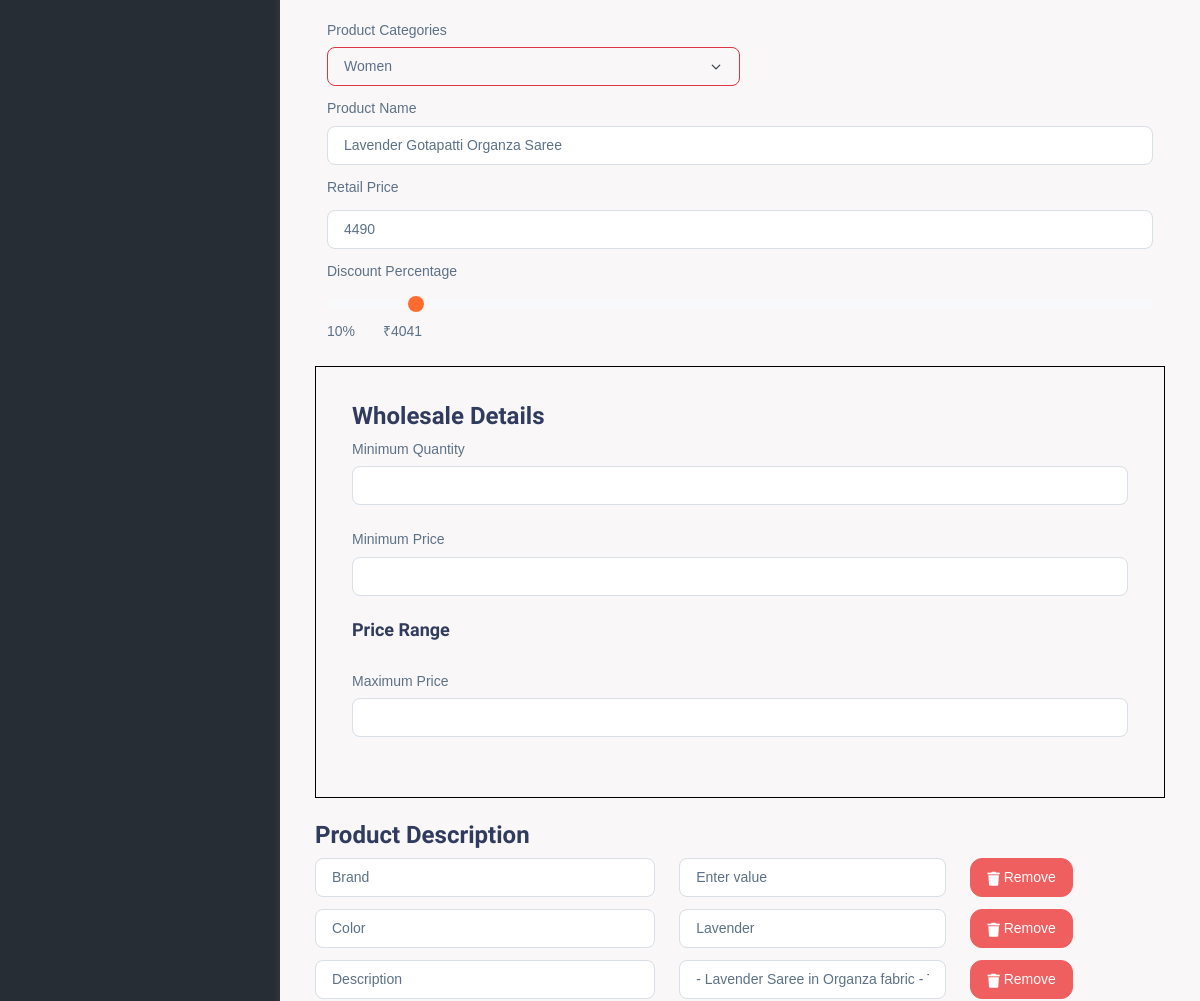
/fonts/admin/edit_product.php?id=29 (signed in, middle part), run on an earlier commit of the app's database.
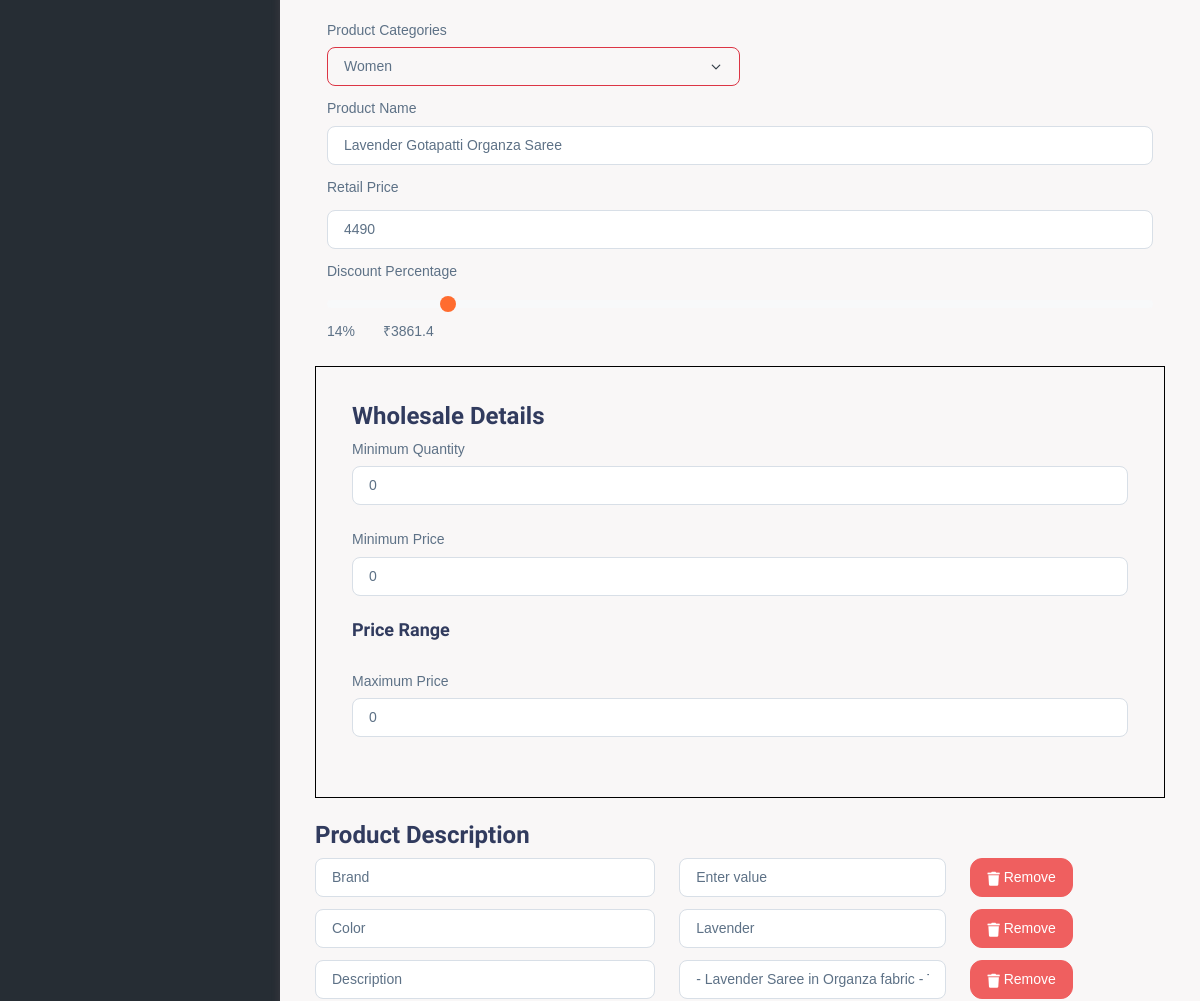
And on a later commit of the database.
### tables this page shows
CREATE TABLE `product` (
  `Product_id` int(11) NOT NULL,
  `Name` text NOT NULL,
  `Description` text NOT NULL,
  `Price` int(11) NOT NULL,
  `w_data` text NOT NULL,
  `discount_p` int(11) NOT NULL,
  `Img_filename1` text NOT NULL,
  `Img_filename2` text NOT NULL,
  `Img_filename3` text NOT NULL,
  `Img_filename4` text NOT NULL,
  `Img_filename5` text NOT NULL,
  `Img_filename6` text NOT NULL,
  `Category` varchar(30) NOT NULL,
  `Availability` varchar(30) NOT NULL
);

### fonts/admin/edit_product.php (the view, shortened to what the changed rows need)
<?php
include('connection.php');
$product_id = isset($_GET['id']) ? intval($_GET['id']) : 0;
$query = "SELECT Product_id, Name, Description, Price, w_data, discount_p,
                Img_filename1, Img_filename2, Img_filename3, Img_filename4,
                Img_filename5, Img_filename6, Category, Availability
          FROM product WHERE Product_id = ?";
$stmt = $conn->prepare($query);
$stmt->bind_param('i', $product_id);
$stmt->execute();
$result = $stmt->get_result();
$product = $result->fetch_assoc();
$discount_percentage = $product['discount_p'];
$mrp = $product['Price'];
$discount_price = $mrp - ($mrp * $discount_percentage / 100);
$description_array = json_decode($product['Description'], true);
$wData = json_decode($product['w_data'], true);
$minProduct = $wData['min_product'] ?? '';
$minPrice = $wData['min_price'] ?? '';
$maxPrice = $wData['max_price'] ?? '';
?>
<!DOCTYPE html>
<html lang="en">
<head>
     <link href="assets/css/vendor.min.css" rel="stylesheet" type="text/css" />
     <link href="assets/css/icons.min.css" rel="stylesheet" type="text/css" />
     <link href="assets/css/app.min.css" rel="stylesheet" type="text/css" />
                    <link rel="stylesheet" href="./cssadmin/create_product.css">k
     ] <link rel="stylesheet" href="https://cdnjs.cloudflare.com/ajax/libs/font-awesome/5.15.4/css/all.min.css">
</head>
<body>
     <div class="wrapper">
           <div class="form-container" style="margin-left: auto;">
    <form action="edit_product.php?id=<?php echo $product_id; ?>" method="POST" enctype="multipart/form-data">
        <div class="page-content">
            <div class="container-xxl">
                <div class="mb-3 container">
                    <div class="col-lg-6 my-2">
                        <label for="category" class="form-label">Product Categories</label>
                        <select class="form-control form-select" id="category" name="category" required>
    <option value="Women" <?php echo ($product['Category'] === 'Women') ? 'selected' : ''; ?>>Women</option>
</select>
                    </div>
                    <label for="name" class="form-label">Product Name</label>
                    <input type="text" id="name" name="name" class="form-control" value="<?php echo htmlspecialchars($product['Name']); ?>" required>
                    <label for="price" class="form-label my-2">Retail Price</label>
                    <input type="number" id="price" name="price" class="form-control" value="<?php echo htmlspecialchars($product['Price']); ?>" step="0.01" required>
                    <label for="discount_percentage" class="form-label my-2">Discount Percentage</label>
                    <input type="range" class="form-range range-input" id="discount_percentage" name="discount_percentage" min="0" max="100" value="<?= $product['discount_p'] ?>" onchange="updateDiscountPrice()">
                    <span class="percentage-display mx-3" id="percentage_display">
                                <?= htmlspecialchars($product['discount_p']) ?>%
                            </span>
                            <span class="discount-price" id="discount_price">
                                ₹<?= $discount_price ?>
                            </span>
                </div>
                <div class="whole-container p-4 my-3" style="border: 1px solid black;" >
                        <div class="mb-3">
                            <label for="min_product" class="form-label">Minimum Quantity</label>
                            <input type="number" class="form-control" id="min_product" name="min_product" value="<?php echo htmlspecialchars($minProduct); ?>">
                        </div>
                        <div class="mb-3">
                            <label for="min_price" class="form-label">Minimum Price</label>
                            <input type="number" step="0.01" class="form-control" id="min_price" name="min_price" value="<?php echo htmlspecialchars($minPrice); ?>">
                        </div>
                        <br>
                        <div class="mb-3">
                            <label for="max_price" class="form-label">Maximum Price</label>
                            <input type="number" step="0.01" class="form-control" id="max_price" name="max_price" value="<?php echo htmlspecialchars($maxPrice); ?>">
                        </div>
                        </div>
                            <div id="description_container">
                                                     <?php if (!empty($description_array)): ?>
        <?php foreach ($description_array as $title => $value): ?>
            <div class="row mb-2 align-items-center">
                <div class="col-5">
                    <select class="form-control select-input" name="description_title[]">
                        <?php
                        $options = ["Brand", "Color", "Size", "Weight", "Usage/Application", "Material",
                                    "Design/Pattern", "Shape", "Country of Origin",
                                    "COMFORT AND USAGE", "Wash Care", "Description"];
                        foreach ($options as $option) {
                            $selected = ($option === $title) ? 'selected' : '';
                            echo "<option value=\"$option\" $selected>$option</option>";
                        }
                        ?>
                    </select>
                </div>
                <div class="col-4">
                    <input type="text" class="form-control select-input" name="description_value[]"
                           placeholder="Enter value" value="<?= htmlspecialchars($value) ?>">
                </div>
                <div class="col-2">
                    <button type="button" class="btn btn-delete btn-danger" onclick="removeDescription(this)">
                        <i class="fas fa-trash"></i> Remove
                    </button>
                </div>
            </div>
        <?php endforeach; ?>
    <?php endif; ?>
                    </div>
                    <br><br>
                    <br><br>
                        </form>
                    </div>
                </div>
</body>
</html>

What changed in the data, as far as the page shows it:
changed product "Women": discount_percentage "10" → "14"; discount_p "10" → "14"; discount_price "4041" → "3861.4"; min_product (not shown) → "0"; min_price (not shown) → "0"; max_price (not shown) → "0"
